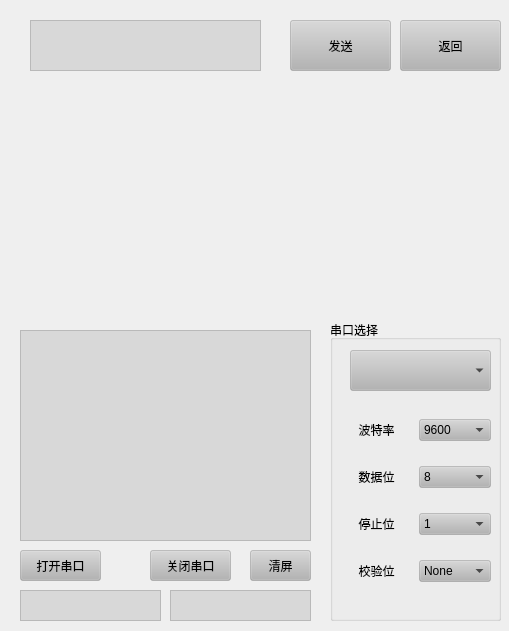
<?xml version="1.0" encoding="UTF-8"?>
<ui version="4.0">
 <class>ser</class>
 <widget class="QWidget" name="ser">
  <property name="geometry">
   <rect>
    <x>0</x>
    <y>0</y>
    <width>509</width>
    <height>631</height>
   </rect>
  </property>
  <property name="windowTitle">
   <string>Form</string>
  </property>
  <widget class="QWidget" name="widget" native="true">
   <property name="geometry">
    <rect>
     <x>0</x>
     <y>0</y>
     <width>511</width>
     <height>631</height>
    </rect>
   </property>
   <property name="styleSheet">
    <string notr="true">#widget
{

	
	border-image: url(:/image/QQ20241118-105125.png);
}</string>
   </property>
   <widget class="QTextEdit" name="InputEdit">
    <property name="geometry">
     <rect>
      <x>30</x>
      <y>20</y>
      <width>231</width>
      <height>51</height>
     </rect>
    </property>
    <property name="styleSheet">
     <string notr="true">background-color: rgba(180, 180, 180,100);
color: rgb(255, 255, 255);</string>
    </property>
   </widget>
   <widget class="QPlainTextEdit" name="OutputEdit">
    <property name="geometry">
     <rect>
      <x>20</x>
      <y>330</y>
      <width>291</width>
      <height>211</height>
     </rect>
    </property>
    <property name="styleSheet">
     <string notr="true">background-color: rgba(180, 180, 180,100);</string>
    </property>
   </widget>
   <widget class="QPushButton" name="SendButton">
    <property name="geometry">
     <rect>
      <x>290</x>
      <y>20</y>
      <width>101</width>
      <height>51</height>
     </rect>
    </property>
    <property name="styleSheet">
     <string notr="true">background-color: rgba(180, 180, 180,100);
font: 14pt &quot;Microsoft YaHei UI&quot;;</string>
    </property>
    <property name="text">
     <string>发送</string>
    </property>
   </widget>
   <widget class="QPushButton" name="OpenButton">
    <property name="geometry">
     <rect>
      <x>20</x>
      <y>550</y>
      <width>81</width>
      <height>31</height>
     </rect>
    </property>
    <property name="styleSheet">
     <string notr="true">background-color: rgba(180, 180, 180,100);
font: 11pt &quot;Microsoft YaHei UI&quot;;</string>
    </property>
    <property name="text">
     <string>打开串口</string>
    </property>
   </widget>
   <widget class="QPushButton" name="CloseButton">
    <property name="geometry">
     <rect>
      <x>150</x>
      <y>550</y>
      <width>81</width>
      <height>31</height>
     </rect>
    </property>
    <property name="styleSheet">
     <string notr="true">background-color: rgba(180, 180, 180,100);
font: 11pt &quot;Microsoft YaHei UI&quot;;</string>
    </property>
    <property name="text">
     <string>关闭串口</string>
    </property>
   </widget>
   <widget class="QGroupBox" name="Serial_Setting">
    <property name="geometry">
     <rect>
      <x>330</x>
      <y>320</y>
      <width>171</width>
      <height>301</height>
     </rect>
    </property>
    <property name="styleSheet">
     <string notr="true"/>
    </property>
    <property name="title">
     <string>串口选择</string>
    </property>
    <widget class="QWidget" name="verticalLayoutWidget">
     <property name="geometry">
      <rect>
       <x>10</x>
       <y>80</y>
       <width>151</width>
       <height>201</height>
      </rect>
     </property>
     <layout class="QVBoxLayout" name="verticalLayout">
      <item>
       <layout class="QHBoxLayout" name="horizontalLayout_6">
        <item>
         <widget class="QLabel" name="label">
          <property name="text">
           <string>波特率</string>
          </property>
          <property name="alignment">
           <set>Qt::AlignmentFlag::AlignCenter</set>
          </property>
         </widget>
        </item>
        <item>
         <widget class="QComboBox" name="BitRate">
          <property name="layoutDirection">
           <enum>Qt::LayoutDirection::LeftToRight</enum>
          </property>
          <property name="styleSheet">
           <string notr="true">background-color: rgba(180, 180, 180,100);</string>
          </property>
          <item>
           <property name="text">
            <string>9600</string>
           </property>
          </item>
          <item>
           <property name="text">
            <string>115200</string>
           </property>
          </item>
         </widget>
        </item>
       </layout>
      </item>
      <item>
       <layout class="QHBoxLayout" name="horizontalLayout_8">
        <item>
         <widget class="QLabel" name="label_10">
          <property name="text">
           <string>数据位</string>
          </property>
          <property name="alignment">
           <set>Qt::AlignmentFlag::AlignCenter</set>
          </property>
         </widget>
        </item>
        <item>
         <widget class="QComboBox" name="DataBit">
          <property name="styleSheet">
           <string notr="true">background-color: rgba(180, 180, 180,100);</string>
          </property>
          <item>
           <property name="text">
            <string>8</string>
           </property>
          </item>
          <item>
           <property name="text">
            <string>7</string>
           </property>
          </item>
          <item>
           <property name="text">
            <string>6</string>
           </property>
          </item>
          <item>
           <property name="text">
            <string>5</string>
           </property>
          </item>
         </widget>
        </item>
       </layout>
      </item>
      <item>
       <layout class="QHBoxLayout" name="horizontalLayout_7">
        <item>
         <widget class="QLabel" name="label_2">
          <property name="text">
           <string>停止位</string>
          </property>
          <property name="alignment">
           <set>Qt::AlignmentFlag::AlignCenter</set>
          </property>
         </widget>
        </item>
        <item>
         <widget class="QComboBox" name="StopBit">
          <property name="styleSheet">
           <string notr="true">background-color: rgba(180, 180, 180,100);</string>
          </property>
          <item>
           <property name="text">
            <string>1</string>
           </property>
          </item>
          <item>
           <property name="text">
            <string>1.5</string>
           </property>
          </item>
          <item>
           <property name="text">
            <string>2</string>
           </property>
          </item>
         </widget>
        </item>
       </layout>
      </item>
      <item>
       <layout class="QHBoxLayout" name="horizontalLayout_9">
        <item>
         <widget class="QLabel" name="label_11">
          <property name="text">
           <string>校验位</string>
          </property>
          <property name="alignment">
           <set>Qt::AlignmentFlag::AlignCenter</set>
          </property>
         </widget>
        </item>
        <item>
         <widget class="QComboBox" name="CheckBit">
          <property name="styleSheet">
           <string notr="true">background-color: rgba(180, 180, 180,100);</string>
          </property>
          <item>
           <property name="text">
            <string>None</string>
           </property>
          </item>
          <item>
           <property name="text">
            <string>Odd</string>
           </property>
          </item>
          <item>
           <property name="text">
            <string>Even</string>
           </property>
          </item>
         </widget>
        </item>
       </layout>
      </item>
     </layout>
    </widget>
    <widget class="QComboBox" name="Number_port">
     <property name="geometry">
      <rect>
       <x>20</x>
       <y>30</y>
       <width>141</width>
       <height>41</height>
      </rect>
     </property>
     <property name="font">
      <font>
       <pointsize>9</pointsize>
      </font>
     </property>
     <property name="layoutDirection">
      <enum>Qt::LayoutDirection::LeftToRight</enum>
     </property>
     <property name="autoFillBackground">
      <bool>false</bool>
     </property>
     <property name="styleSheet">
      <string notr="true">background-color: rgba(180, 180, 180,100);</string>
     </property>
     <property name="sizeAdjustPolicy">
      <enum>QComboBox::SizeAdjustPolicy::AdjustToContentsOnFirstShow</enum>
     </property>
     <property name="iconSize">
      <size>
       <width>0</width>
       <height>0</height>
      </size>
     </property>
    </widget>
   </widget>
   <widget class="QLabel" name="label_led">
    <property name="geometry">
     <rect>
      <x>110</x>
      <y>550</y>
      <width>31</width>
      <height>31</height>
     </rect>
    </property>
    <property name="styleSheet">
     <string notr="true">border-image: url(:/image/red.svg);</string>
    </property>
    <property name="text">
     <string/>
    </property>
    <property name="scaledContents">
     <bool>true</bool>
    </property>
   </widget>
   <widget class="QTextEdit" name="SendText">
    <property name="geometry">
     <rect>
      <x>20</x>
      <y>590</y>
      <width>141</width>
      <height>31</height>
     </rect>
    </property>
    <property name="styleSheet">
     <string notr="true">background-color: rgba(180, 180, 180,100);</string>
    </property>
   </widget>
   <widget class="QTextEdit" name="ReciveText">
    <property name="geometry">
     <rect>
      <x>170</x>
      <y>590</y>
      <width>141</width>
      <height>31</height>
     </rect>
    </property>
    <property name="styleSheet">
     <string notr="true">background-color: rgba(180, 180, 180,100);</string>
    </property>
   </widget>
   <widget class="QPushButton" name="ClearButton">
    <property name="geometry">
     <rect>
      <x>250</x>
      <y>550</y>
      <width>61</width>
      <height>31</height>
     </rect>
    </property>
    <property name="styleSheet">
     <string notr="true">background-color: rgba(180, 180, 180,100);
font: 12pt &quot;Microsoft YaHei UI&quot;;</string>
    </property>
    <property name="text">
     <string>清屏</string>
    </property>
   </widget>
   <widget class="QPushButton" name="BackButton">
    <property name="geometry">
     <rect>
      <x>400</x>
      <y>20</y>
      <width>101</width>
      <height>51</height>
     </rect>
    </property>
    <property name="styleSheet">
     <string notr="true">background-color: rgba(180, 180, 180,100);
font: 14pt &quot;Microsoft YaHei UI&quot;;</string>
    </property>
    <property name="text">
     <string>返回</string>
    </property>
   </widget>
  </widget>
 </widget>
 <resources/>
 <connections/>
</ui>
